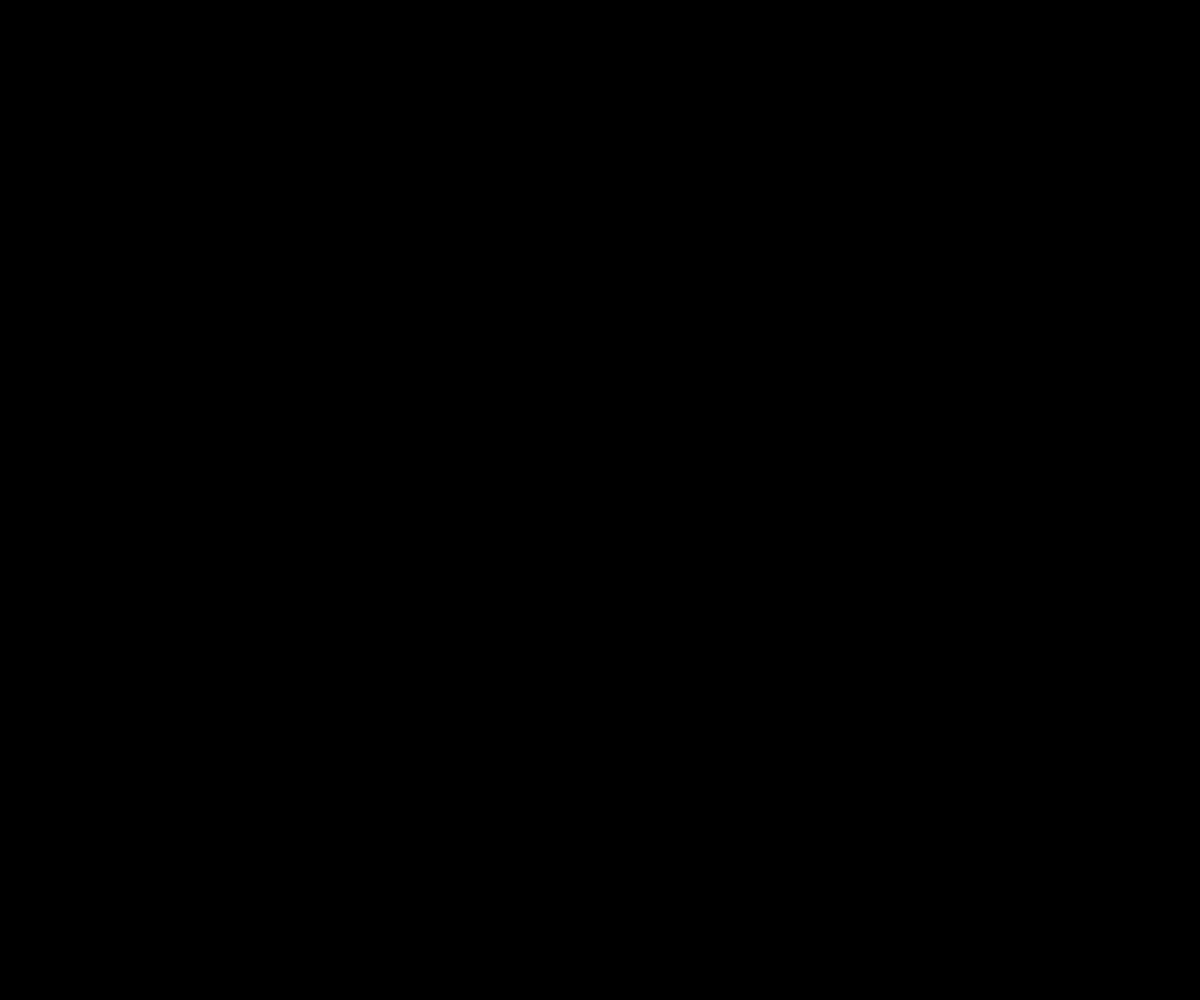
Frame 1 (no input)
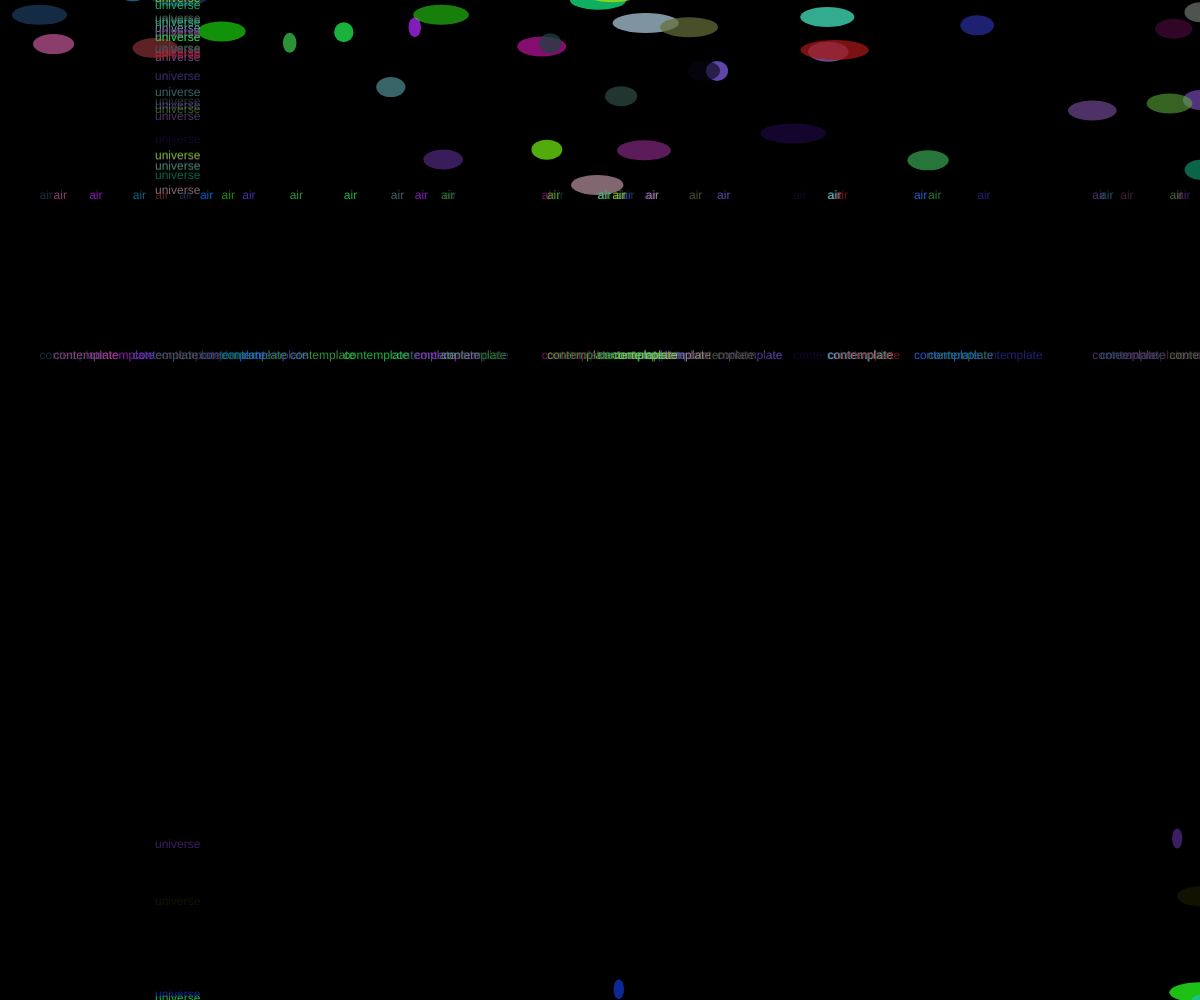
Frame 60 (no input)
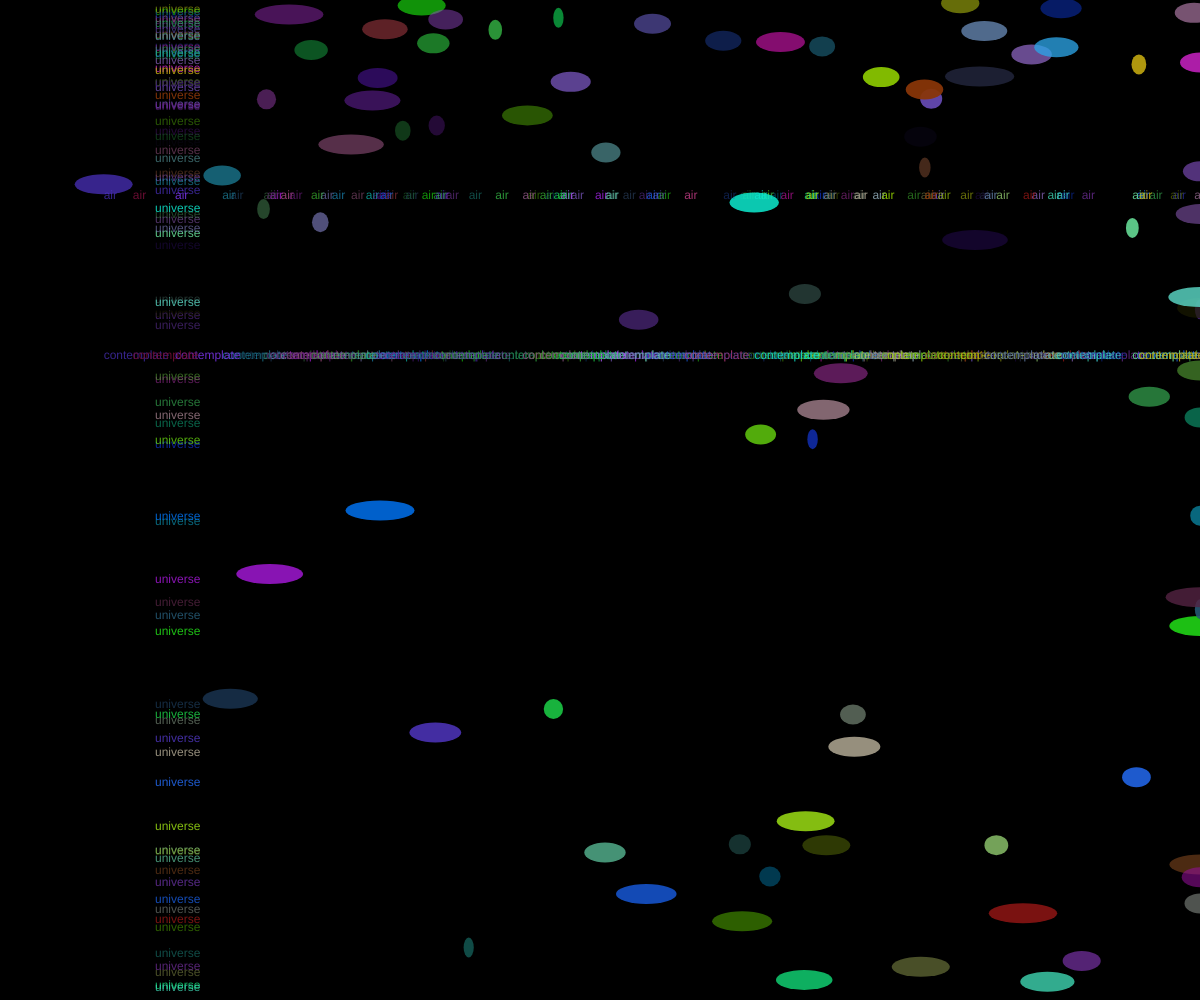
Frame 120 (the mouse pressed at the canvas centre since frame 60)

The p5.js sketch that drew these frames (run headless with seeded random() and noise() and a simulated clock; from frame 60 on, the mouse is pressed at the canvas centre):

// p5.js sketch
// ── sketch.js
let cars = [];

function setup() {
  createCanvas(windowWidth, windowHeight);
  noStroke();

}

function draw() {
  background("black");

  cars.push(new Car());

  for (let i = 10; i < cars.length; i++) {
    cars[i].display();
    cars[i].move();

    if (cars[i].a <= 20) {
      cars.splice(i, 10);
    }
  }

}

class Car {
  constructor() {
    this.pos = createVector(random(width), 50);
    this.vel = createVector(random(4, 3), random(5, -10));
    this.a = random(100, 240);
    this.r = random(190);
    this.g = random(245);
    this.b = random(255);
    this.size = random(10, 70);

  }

  display() {
    fill(this.r, this.g, this.b, this.a);
    ellipse(this.pos.x, this.pos.y, this.size, 20);
    text("air", this.pos.x, 190, 60);
    text("contemplate", this.pos.x, 350, 100);
    text("universe", 155, this.pos.y, 50, 90);
  }

  move() {
    this.a -= 0;
    this.pos.add(this.vel);
    if (this.pos.x > width) this.pos.x = -1;
    if (this.pos.x < 1) this.pos.x = width;
    if (this.pos.y > width) this.pos.y = 0;
    if (this.pos.y < -10) this.pos.y = width;

  }
}
